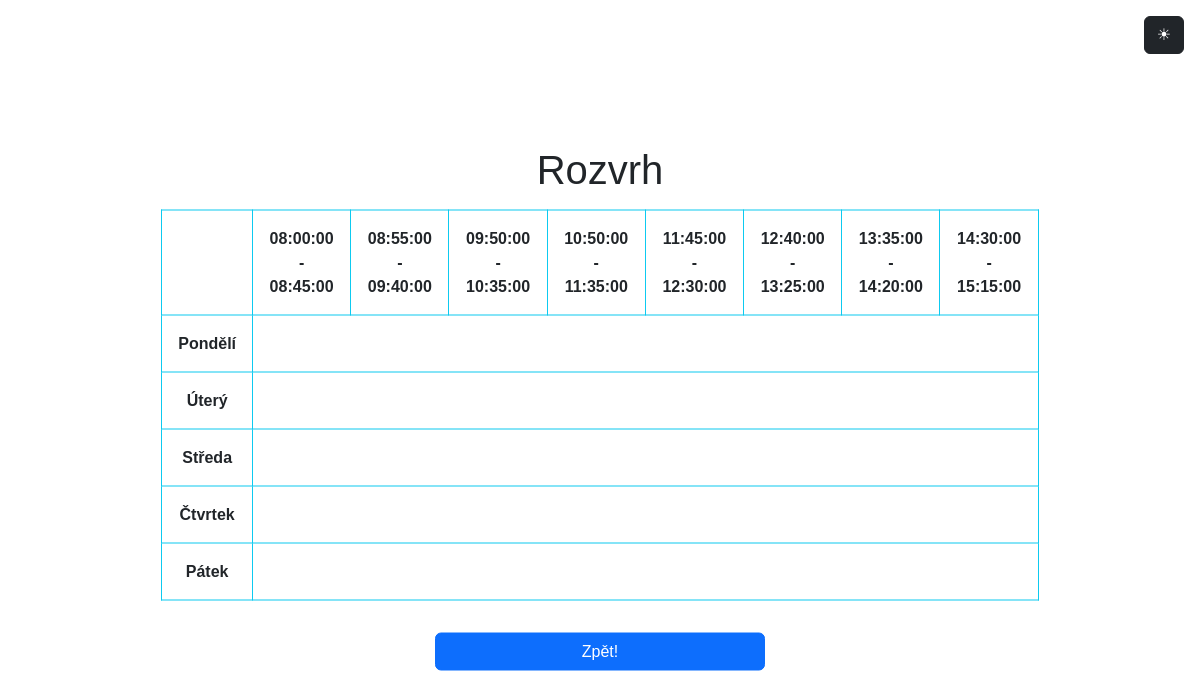
The page /admin/getrozvrh.php (signed in) on the database its author committed.
### tables this page shows
CREATE TABLE `hours` (
  `hour_id` int(11) NOT NULL,
  `start` time NOT NULL,
  `end` time NOT NULL
);

CREATE TABLE `days` (
  `day_id` int(11) NOT NULL,
  `name` varchar(8) NOT NULL,
  `shortcut` varchar(2) NOT NULL
);

### admin/getrozvrh.php (the view, shortened to what this page needs)
<!DOCTYPE html>
<html lang="en">
<head>
    <link rel="stylesheet" href="../css/bootstrap.min.css">
    <link rel="stylesheet" href="../css/style.css">
</head>
<body>
<div class="rozvrh text-center w-100">
    <h1 class="text-center m-3">Rozvrh</h1>
    <form action="getrozvrh.php" method="POST">
<?php
    require '../mysql.php';
    $sql = "SELECT * FROM hours";
    $hours = mysqli_query($connect, $sql);
    $sql = "SELECT * FROM days";
    $days = mysqli_query($connect, $sql);
    echo '<table class="table table-bordered w-75 mx-auto">';
    echo '<tr>';
    echo '<th></th>';
    foreach($hours as $hour) {
        echo '<th>' . $hour['start'] . ' - ' . $hour['end'] . '</th>';
    }
    echo '</tr>';
    foreach($days as $day) {
        echo '<tr>';
        echo '<th>' . $day['name'] . '</th>';
        echo '</tr>';
    }
    echo '</table>';
?>
<a href="rozvrhy.php" class="btn btn-primary w-100 mt-3">Zpět!</a>
</body>
</html>

### css/style.css (style rules this page uses)
html, body { margin: 0; padding: 0; font-family: sans-serif; height: 100%; }
.rozvrh { padding: 15px; position: absolute; top: 50%; left: 50%; transform: translate(-50%, -50%); margin: auto; }
.rozvrh a, button { max-width: 330px; }

### rows shown on the page
hours: start "08:00:00", end "08:45:00"
hours: start "08:55:00", end "09:40:00"
hours: start "09:50:00", end "10:35:00"
hours: start "10:50:00", end "11:35:00"
hours: start "11:45:00", end "12:30:00"
hours: start "12:40:00", end "13:25:00"
hours: start "13:35:00", end "14:20:00"
hours: start "14:30:00", end "15:15:00"
days: name "Pondělí"
days: name "Úterý"
days: name "Středa"
days: name "Čtvrtek"
days: name "Pátek"
